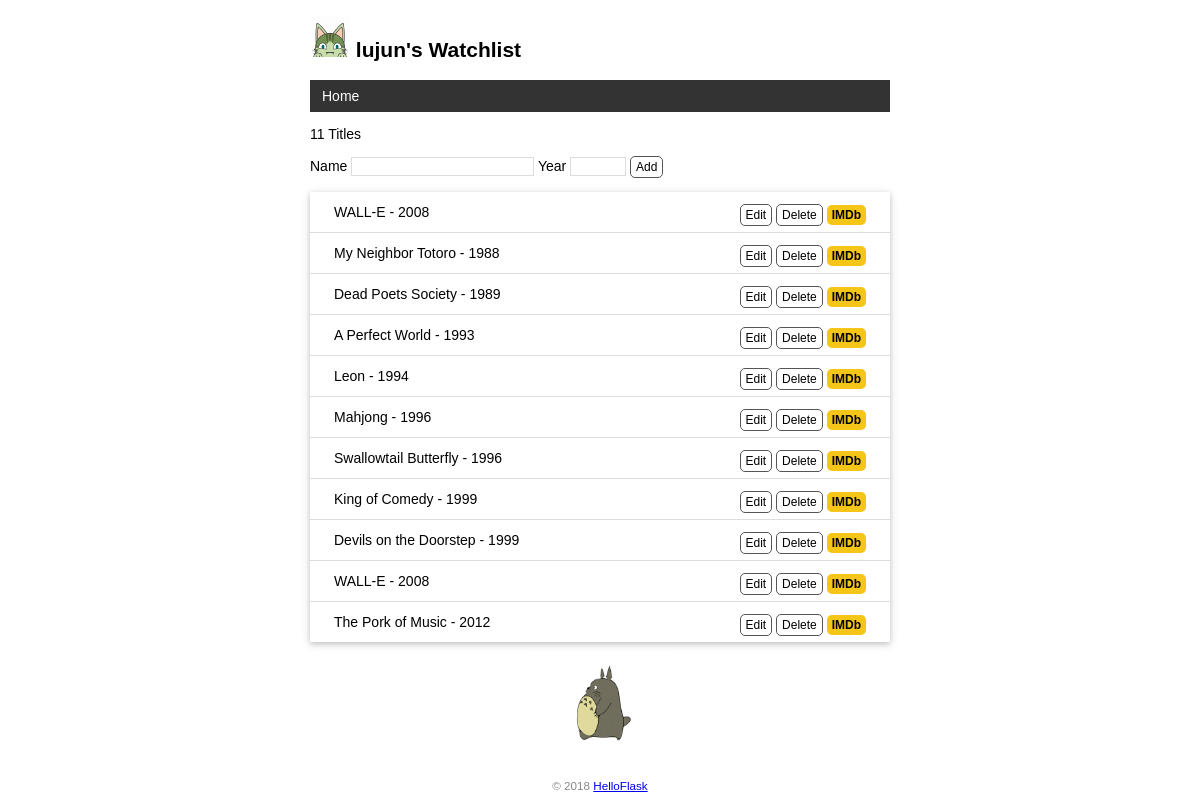
The page / on the database its author committed.
### app.py (models this page shows)
class User(db.Model):
    id = db.Column(db.Integer, primary_key=True)
    name = db.Column(db.String(20))

class Movie(db.Model):
    id = db.Column(db.Integer, primary_key=True)
    title = db.Column(db.String(60))
    year = db.Column(db.String(4))

### app.py (the view, shortened to what this page needs)
@app.route('/',methods=['GET','POST'])
def index():
    movies = Movie.query.all()
    return render_template('index.html', movies=movies)

### app.py (called while the page is built)
@app.context_processor
def inject_user():
    user = User.query.filter_by(name='lujun').first()
    return dict(user=user)

### templates/index.html
{% extends 'base.html' %}
{% block content %}
<p>{{ movies|length }} Titles</p>
<form method="post">
    Name <input type="text" name="title" autocapitalize="off" required>
    Year <input type="text" name="year" autocapitalize="off" required>
    <input class="btn" type="submit" value="Add">
</form>
<ul class="movie-list">
    {% for movie in movies %}
    <li>{{ movie.title }} - {{ movie.year }}
        <span class="float-right">
            <a class="btn" href="{{url_for('edit', movie_id=movie.id) }}">Edit</a>
            <form class="inline-form" method="post" action="{{url_for('delete',movie_id=movie.id)}}">
                <input class="btn" type="submit" name="delete" value="Delete" onclick="return confirm('Are you sure?')">
            </form>
            <a class="imdb" href="https://www.imdb.com/find?q={{ movie.title }}" target="_blank" title="Find this movie on IMDb">IMDb</a>
        </span>
    </li>
    {% endfor %}
</ul>
<img alt="Walking Totoro" class="totoro" src="{{ url_for('static', filename='images/totoro.gif') }}" title="to~to~ro~">
{% endblock %}

### templates/base.html (shortened to what this page needs)
<!DOCTYPE html>
<html lang="en">
<head>
    {% block head %}
    <link rel="stylesheet" href="{{ url_for('static', filename='style.css') }}" type="text/css">
    {% endblock %}
</head>
<body>
    <h2>
        <img alt="Avatar" class="avatar" src="{{ url_for('static', filename='images/avatar.png') }}">
        {{ user.name }}'s Watchlist
    </h2>
    <nav>
        <ul>
            <li><a href="{{ url_for('index') }}">Home</a></li>
        </ul>
    </nav>
    {% block content %}{% endblock %}
    <footer>
        <small>&copy; 2018 <a href="http://helloflask.com/book/3">HelloFlask</a></small>
    </footer>
</body>
</html>

### static/style.css (style rules this page uses)
body { margin: auto; max-width: 580px; font-size: 14px; font-family: Helvetica, Arial, sans-serif; }
.avatar { width: 40px; }
.movie-list { list-style-type: none; padding: 0; margin-bottom: 10px; box-shadow: 0 2px 5px 0 rgba(0, 0, 0, 0.16), 0 2px 10px 0 rgba(0, 0, 0, 0.12); }
.movie-list li { padding: 12px 24px; border-bottom: 1px solid #ddd; }
.movie-list li:last-child { border-bottom:none; }
.totoro { display: block; margin: 0 auto; height: 100px; }
nav ul { list-style-type: none; margin: 0; padding: 0; overflow: hidden; background-color: #333; }
nav li { float: left; }
nav li a { display: block; color: white; text-align: center; padding: 8px 12px; text-decoration: none; }
.float-right { float: right; }
.imdb { font-size: 12px; font-weight: bold; color: black; text-decoration: none; background: #F5C518; border-radius: 5px; padding: 3px 5px; }
footer { color: #888; margin-top: 15px; text-align: center; padding: 10px; }
input[type=submit] { font-family: inherit; }
input[type=text] { border: 1px solid #ddd; }
input[name=year] { width: 50px; }
.btn { font-size: 12px; padding: 3px 5px; text-decoration: none; cursor: pointer; background-color: white; color: black; border: 1px solid #555555; border-radius: 5px; }
.inline-form { display: inline; }

### rows shown on the page
User: name "lujun"
Movie: title "WALL-E", year "2008"
Movie: title "My Neighbor Totoro", year "1988"
Movie: title "Dead Poets Society", year "1989"
Movie: title "A Perfect World", year "1993"
Movie: title "Leon", year "1994"
Movie: title "Mahjong", year "1996"
Movie: title "Swallowtail Butterfly", year "1996"
Movie: title "King of Comedy", year "1999"
Movie: title "Devils on the Doorstep", year "1999"
Movie: title "WALL-E", year "2008"
Movie: title "The Pork of Music", year "2012"

### other values the page prints
{{ movies|length }} "11"
